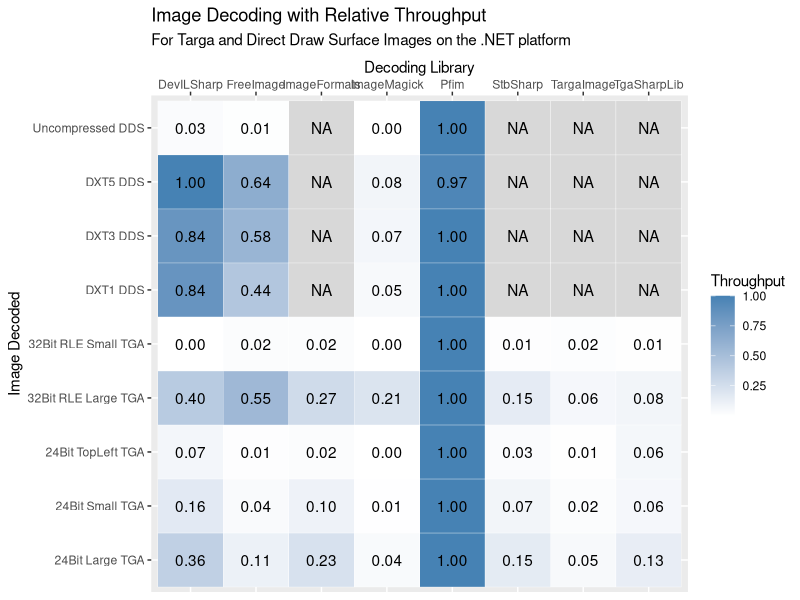

This chart was generated by the following R code:
library(tidyverse)
library(readr)

# Combine the targa and dds benchmarks into a single data frame
df <- rbind(read_csv("TargaBenchmark-report.csv"), read_csv("DdsBenchmark-report.csv"))

# Since the payload names are not entirely display friendly, convert them
# into a more presentable form
payload_name <- Vectorize(function(payload) {
  switch(payload,
         "true-24-large.tga" = "24Bit Large TGA",
         "true-24.tga" = "24Bit Small TGA",
         "true-32-rle-large.tga" = "32Bit RLE Large TGA",
         "true-32-rle.tga" = "32Bit RLE Small TGA",
         "rgb24_top_left.tga" = "24Bit TopLeft TGA",
         "32-bit-uncompressed.dds" = "Uncompressed DDS",
         "dxt1-simple.dds" = "DXT1 DDS",
         "dxt3-simple.dds" = "DXT3 DDS",
         "dxt5-simple.dds" = "DXT5 DDS")
})

# For each image, group all the contestants together and compute the relative
# throughput for each one by taking their median time to decode and dividing
# it by the fastest median in the group.
df <- df %>% mutate(Payload = payload_name(Payload)) %>%
  group_by(Payload) %>%
  mutate(Relative = min(Median) / Median) %>%
  ungroup() %>%
  select(Method, Payload, Relative) %>%
  complete(Method, Payload)

ggplot(df, aes(Method, Payload)) +
  geom_tile(aes(fill = Relative), color = "white") +
  scale_x_discrete(position = "top") +
  scale_fill_gradient(name = "Throughput", low = "white", high = "steelblue", na.value = "#D8D8D8") +
  xlab("Decoding Library") +
  ylab("Image Decoded") +
  geom_text(aes(label = ifelse(is.na(Relative), "NA", format(round(Relative, 2), digits = 3)))) +
  ggtitle("Image Decoding with Relative Throughput",
          subtitle = "For Targa and Direct Draw Surface Images on the .NET platform")
